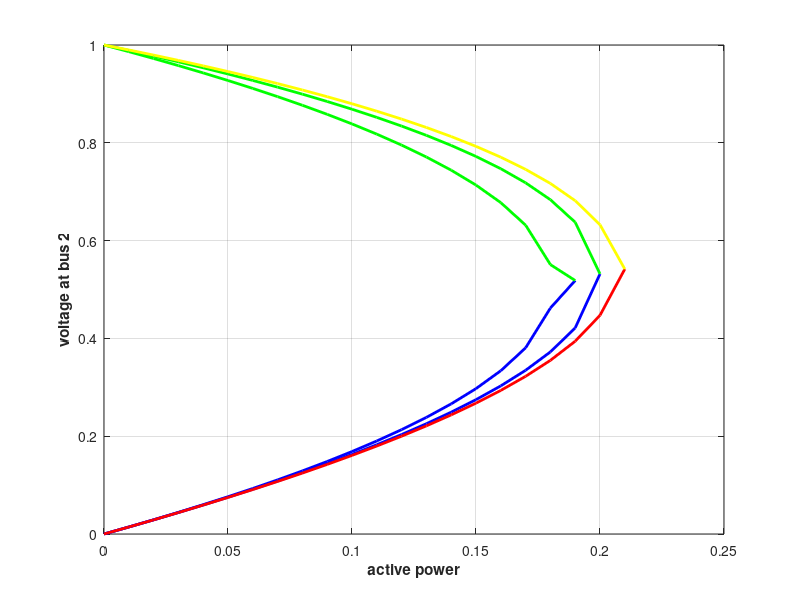

Write the MATLAB code that produced this figure.
%written by Abhishek saini
%M.Tech Power system (SVNIT, surat)
%abhisheksaini.eed@gmail.com

clc;
clear;
j=sqrt(-1);
z=0.1+j*1;        %resistance is 10% of X
theta=angle(z);

p = (0:0.01:0.20);    
n=length(p);
k=1;
fac=cos(theta)+k*sin(theta);
for i=1:n
    v1(i)= sqrt(-(1-2*p(i)*fac)/2 + sqrt((1-2*p(i)*fac)*(1-2*p(i)*fac)-4*p(i)*p(i)*(1+k*k))/2);
    v2(i)= sqrt(-(1-2*p(i)*fac)/2 - sqrt((1-2*p(i)*fac)*(1-2*p(i)*fac)-4*p(i)*p(i)*(1+k*k))/2);
end
plot(p,abs(v1),'color','b','linewidth',2);
hold on;
grid on;
plot(p,abs(v2),'color','g','linewidth',2);
hold on;
xlabel('active power','Fontweight','Bold');
ylabel('voltage at bus 2','Fontweight','Bold');

%%
j=sqrt(-1);
z=0.5+j*1;        %resistance is 50% of X
theta=angle(z);

pp = (0:0.01:0.19);    
nn=length(pp);
k=1;
fac=cos(theta)+k*sin(theta);
for i=1:nn
    v11(i)= sqrt(-(1-2*pp(i)*fac)/2 + sqrt((1-2*pp(i)*fac)*(1-2*pp(i)*fac)-4*pp(i)*pp(i)*(1+k*k))/2);
    v21(i)= sqrt(-(1-2*pp(i)*fac)/2 - sqrt((1-2*pp(i)*fac)*(1-2*pp(i)*fac)-4*pp(i)*pp(i)*(1+k*k))/2);
end
plot(pp,abs(v11),'color','b','linewidth',2);
hold on;
grid on;
plot(pp,abs(v21),'color','g','linewidth',2);
hold on;
xlabel('active power','Fontweight','Bold');
ylabel('voltage at bus 2','Fontweight','Bold');

%%  without losses
p = (0:0.01:0.21);    
n=length(p);
k=1;

for i=1:n
    v(i)=sqrt(1/2 - p(i)*k-sqrt(1/4-p(i)*k-p(i)*p(i))) ;
    l(i)=sqrt(1/2 - p(i)*k+sqrt(1/4-p(i)*k-p(i)*p(i)));
end

plot(p,v,'color','r','linewidth',2);
hold on;
grid on;
plot(p,l,'color','y','linewidth',2);
hold on;
xlabel('active power','Fontweight','Bold');
ylabel('voltage at bus 2','Fontweight','Bold');
